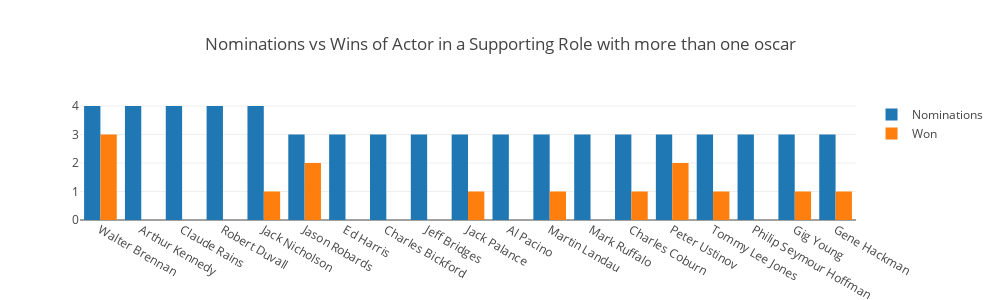

Notebook code cell kept with this figure:
### Markdown cell above
Spencer Tracy has the highest number of nominations and wins followed by Laurence Ol and Marlon brando

### Code cell
actor_nom = df[(df['Award'] == 'Actor in a Supporting Role') ]['Name'].value_counts()
actor_nom = actor_nom[(actor_nom.values > 2)]
actor_win =  df[(df['Award'] == 'Actor in a Supporting Role') & df['Winner'] == 1]['Name'].value_counts()
won = []
for i in actor_nom.index:
    if i in actor_win.index:
        won.append(actor_win[i])
    else:
        won.append(0)
trace1 = go.Bar(
    x=actor_nom.index,
    y=actor_nom.values,
    name='Nominations'
)
trace2 = go.Bar(
    x=actor_nom.index,
    y=won,
    name='Won'
)

data = [trace1, trace2]
plotly.offline.iplot({
    "data": data,
    "layout": go.Layout(barmode='group', title="Nominations vs Wins of Actor in a Supporting Role with more than one oscar"
                           ,width=1000,height=300,)
})

### Figure 1 — Plotly figure (JSON) as saved in the notebook; plotly's stock layout.template omitted (floating-point values rounded to 4 significant figures)
{"data": [{"name": "Nominations", "type": "bar", "x": ["Walter Brennan", "Arthur Kennedy", "Claude Rains", "Robert Duvall", "Jack Nicholson", "Jason Robards", "Ed Harris", "Charles Bickford", "Jeff Bridges", "Jack Palance", "Al Pacino", "Martin Landau", "Mark Ruffalo", "Charles Coburn", "Peter Ustinov", "Tommy Lee Jones", "Philip Seymour Hoffman", "Gig Young", "Gene Hackman"], "y": [4, 4, 4, 4, 4, 3, 3, 3, 3, 3, 3, 3, 3, 3, 3, 3, 3, 3, 3]}, {"name": "Won", "type": "bar", "x": ["Walter Brennan", "Arthur Kennedy", "Claude Rains", "Robert Duvall", "Jack Nicholson", "Jason Robards", "Ed Harris", "Charles Bickford", "Jeff Bridges", "Jack Palance", "Al Pacino", "Martin Landau", "Mark Ruffalo", "Charles Coburn", "Peter Ustinov", "Tommy Lee Jones", "Philip Seymour Hoffman", "Gig Young", "Gene Hackman"], "y": [3, 0, 0, 0, 1, 2, 0, 0, 0, 1, 0, 1, 0, 1, 2, 1, 0, 1, 1]}], "layout": {"barmode": "group", "height": 300, "title": "Nominations vs Wins of Actor in a Supporting Role with more than one oscar", "width": 1000}}
